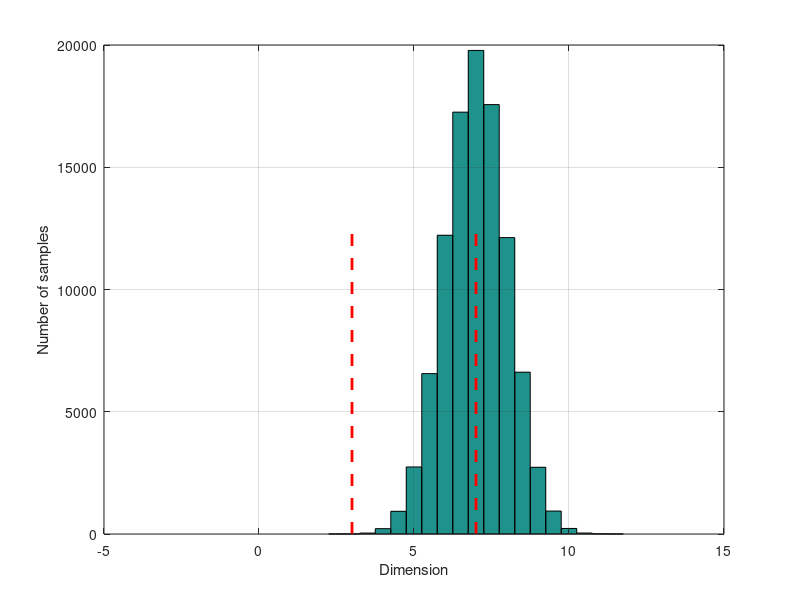
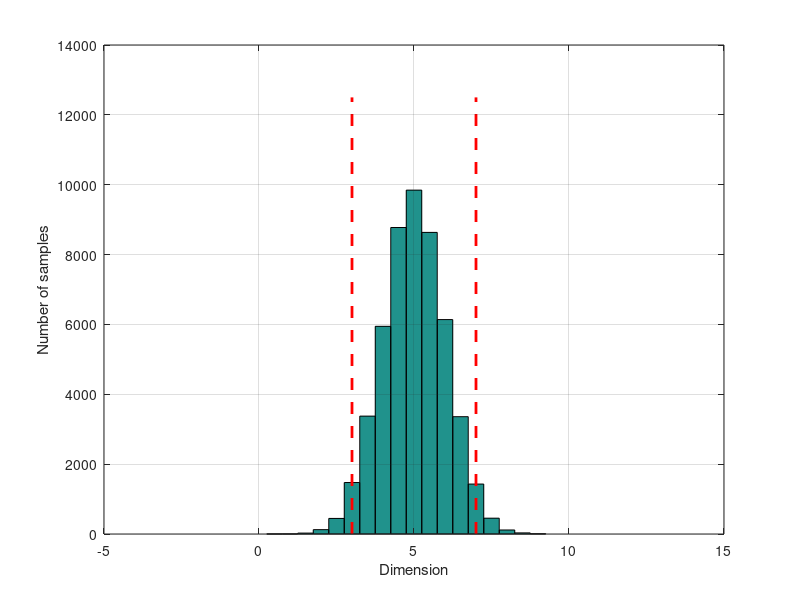
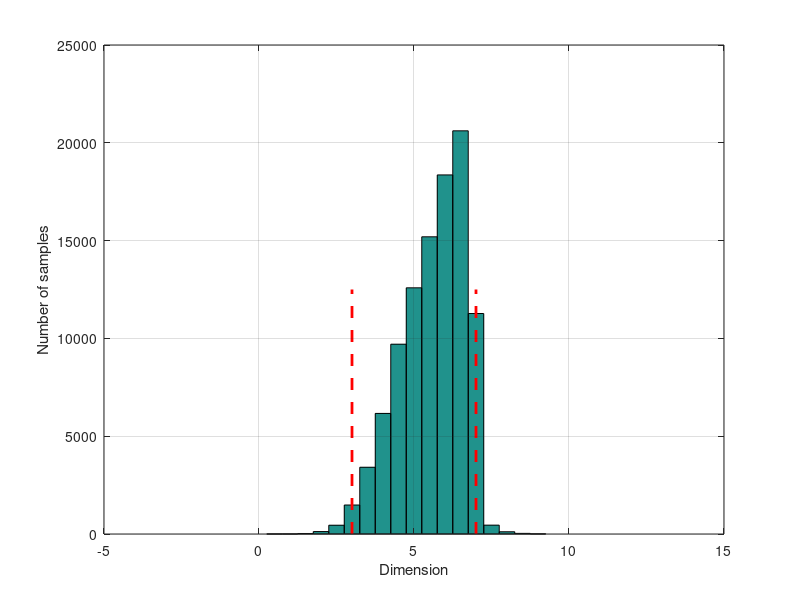

The MATLAB script that drew these images, in order:

clear all
clc
close all

InitialBatch = 100000
nom = 5
sigma = 1
USL = 7
LSL = 3
depth1 = USL;

%% First cut - aim for USL
Cut1 = normrnd(depth1,sigma,InitialBatch,1);
bins = [0:0.5:12];
hist(Cut1,bins)
xlabel('Dimension')
ylabel('Number of samples')
line([7 7],[0 InitialBatch/8],'color',[1 0 0],'LineWidth',2,'LineStyle','--')
line([3 3],[0 InitialBatch/8],'color',[1 0 0],'LineWidth',2,'LineStyle','--')
grid on
% Check what conforms and create 'Sample2' of parts that require a second 
% cut 
InSpec = 0;
c1 = 1;
c2 = 1;
for i = 1:length(Cut1)
    if Cut1(i)<=USL
        InSpec(c1) = Cut1(i);
        c1 = c1+1;
    else
        Sample2(c2) = Cut1(i);
        c2 = c2+1;
    end
end
length(InSpec)
length(Sample2)

%% Second cut - aim for nominal 
Cut2 = normrnd(nom,sigma,length(Sample2),1);
bins = [0:0.5:12];
figure(2)
hist(Cut2,bins)
xlabel('Dimension')
ylabel('Number of samples')
line([7 7],[0 InitialBatch/8],'color',[1 0 0],'LineWidth',2,'LineStyle','--')
line([3 3],[0 InitialBatch/8],'color',[1 0 0],'LineWidth',2,'LineStyle','--')
grid on

x = [InSpec, Cut2'];

figure(3)
hist(x,bins)
xlabel('Dimension')
ylabel('Number of samples')
line([7 7],[0 InitialBatch/8],'color',[1 0 0],'LineWidth',2,'LineStyle','--')
line([3 3],[0 InitialBatch/8],'color',[1 0 0],'LineWidth',2,'LineStyle','--')
grid on
